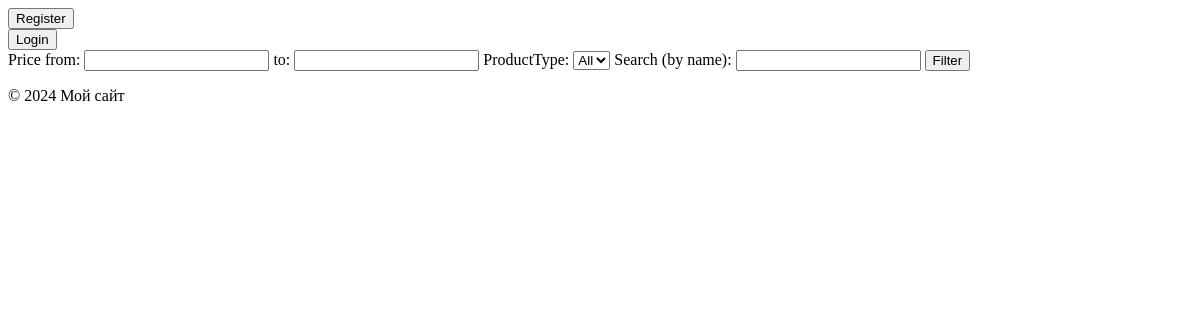
Before: /home/ with the older database file.
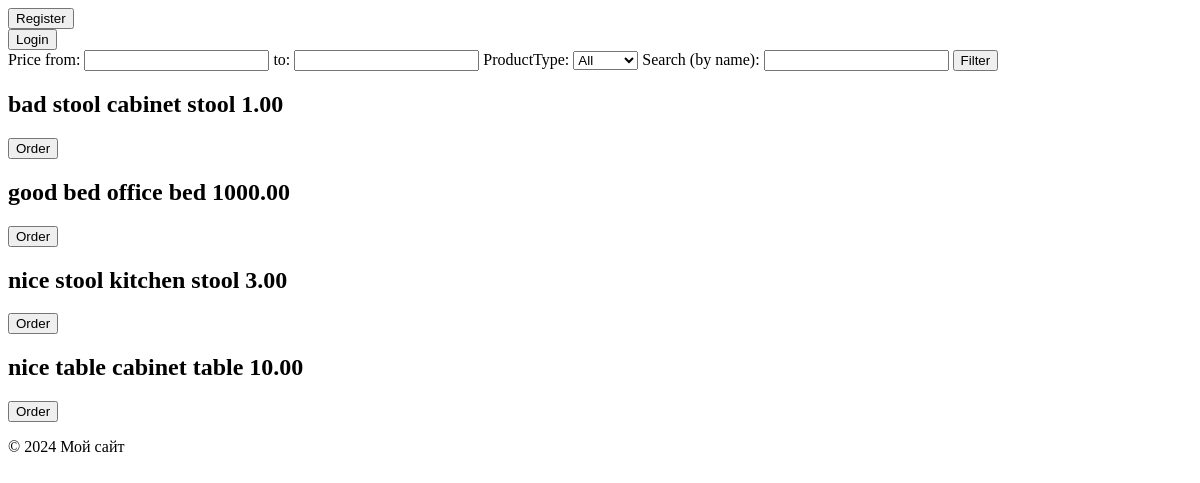
After: the same page with the newer database file.
### factory/models.py (models this page shows, shortened)
class Product(models.Model):
    name = models.CharField(max_length=100)
    code = models.CharField(max_length=10, editable=False)
    product_type = models.ForeignKey(ProductType, on_delete=models.SET_NULL, null=True)
    product_model = models.ForeignKey(ProductModel, on_delete=models.SET_NULL, null=True)
    price = models.DecimalField(max_digits=10, decimal_places=2)
    production_time = models.DurationField()
    is_producing = models.BooleanField(default=True)
    def __str__(self):
        return f"{self.name} {self.product_type} {self.product_model} {self.price}"
    class Meta:
        ordering = ['name']

class ProductType(models.Model):
    name = models.CharField(max_length=100, primary_key=True)
    def __str__(self):
        return f"{self.name}"
    class Meta:
        ordering = ['name']

class ProductModel(models.Model):
    name = models.CharField(max_length=100, primary_key=True)
    def __str__(self):
        return f"{self.name}"
    class Meta:
        ordering = ['name']

### factory/views.py (the view)
# urls.py: path('home/', HomePageView.as_view(), name='home'),
class HomePageView(View):
    def get(self, request):
        products = Product.objects.all()
        producttypes = ProductType.objects.all()
        is_employee = request.user.groups.filter(name='Employees').exists() if request.user.is_authenticated else False
        price_min = request.GET.get('price_min')
        price_max = request.GET.get('price_max')
        product_type = request.GET.get('producttype')
        search = request.GET.get('search')
        if search:
            products = products.filter(Q(name__icontains=search))
        else:
            if price_min and price_min.isdigit():
                products = products.filter(price__gte=price_min)
            if price_max and price_max.isdigit():
                products = products.filter(price__lte=price_max)
            if product_type:
                products = products.filter(product_type=product_type)
        context = {
            'products': products,
            'producttypes': producttypes,
            'is_employee': is_employee,
        }
        return render(request, 'home.html', context)

### factory/templates/factory/home.html (shortened to what this page needs)
{% extends "base_generic.html" %}
{% block content %}
    {% if user.is_authenticated %}
    <form action="{% url 'logout' %}" method="post">
        {% csrf_token %}
        <button type="submit">Logout</button>
    </form>
    <form action="{% url 'profile' %}" method="get">
        {% csrf_token %}
        <button type="submit">Profile</button>
    </form>
        {% if is_employee %}
        <form action="{% url 'clients' %}" method="get">
            {% csrf_token %}
            <button type="submit">Clients</button>
        </form>
        <form action="{% url 'orders' %}" method="get">
            {% csrf_token %}
            <button type="submit">Orders</button>
        </form>
        {% endif %}
    {% else %}
    <form action="{% url 'register' %}" method="get">
        <button type="submit">Register</button>
    </form>
    <form action="{% url 'login' %}" method="get">
        <button type="submit">Login</button>
    </form>
    {% endif %}
    <form action="" method="get">
        <label for="price_min">Price from:</label>
        <input type="number" id="price_min" name="price_min" value="{{ request.GET.price_min }}">
        <label for="price_max">to:</label>
        <input type="number" id="price_max" name="price_max" value="{{ request.GET.price_max }}">
        <label for="producttype">ProductType:</label>
        <select id="producttype" name="producttype">
            <option value="">All</option>
        </select>
        <label for="search">Search (by name):</label>
        <input type="text" id="search" name="search" value="{{ request.GET.search }}">
        <input type="submit" value="Filter">
    </form>
    {% for product in products %}
        <div>
            <h2>{{ product }}</h2>
            {% if is_employee %}
            {% else %}
            <form action="{% url 'create_order' product.id %}" method="get">
                <input type="submit" value="Order">
            </form>
            {% endif %}
        </div>
    {% endfor %}
{% endblock %}

Changed rows visible on the page:
added Product: name+product_type+product_model "bad stool cabinet stool 1.00"
added Product: name+product_type+product_model "good bed office bed 1000.00"
added Product: name+product_type+product_model "nice stool kitchen stool 3.00"
added Product: name+product_type+product_model "nice table cabinet table 10.00"
